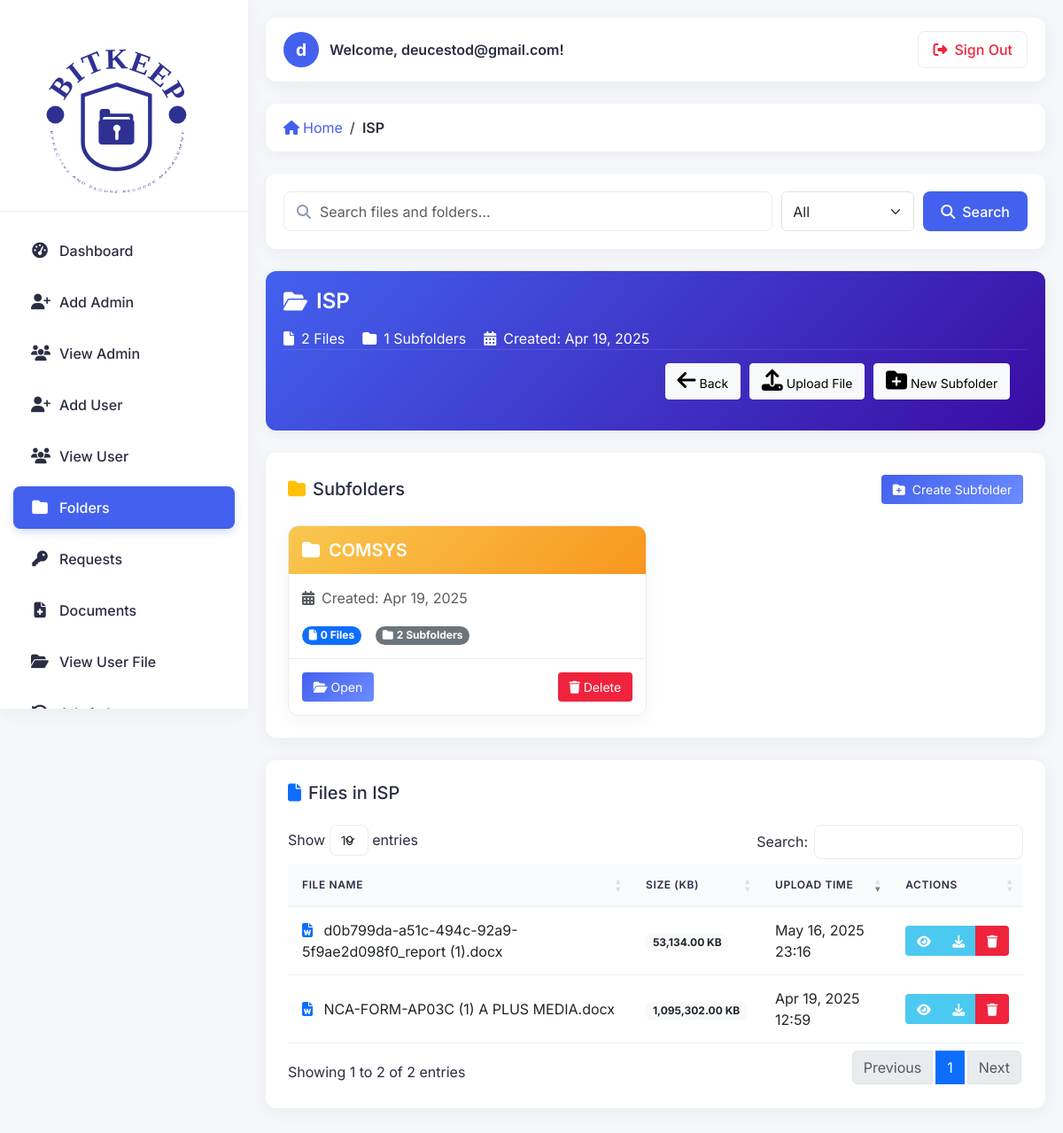
Page /Private_Dashboard/manage_folder.php?folder_id=9 (signed in) on the committed database.
### tables this page shows
CREATE TABLE `folders` (
  `folder_id` int(11) NOT NULL,
  `FOLDER_NAME` varchar(255) NOT NULL,
  `DESCRIPTION` text DEFAULT NULL,
  `PARENT_ID` int(11) DEFAULT NULL,
  `TIMERS` datetime DEFAULT current_timestamp()
);

CREATE TABLE `folder_files` (
  `id` int(11) NOT NULL,
  `folder_id` int(11) NOT NULL,
  `name` varchar(255) NOT NULL,
  `file_path` varchar(255) NOT NULL,
  `size` varchar(50) DEFAULT NULL,
  `file_type` varchar(100) DEFAULT NULL,
  `timers` datetime DEFAULT current_timestamp()
);

### Private_Dashboard/manage_folder.php (the view, shortened to what this page needs)
<?php
require_once("include/connection.php");
if (isset($_GET['folder_id'])) {
    $folder_id = $_GET['folder_id'];
} else {
    echo '<script>alert("Invalid folder ID!"); window.location = "folder_management.php";</script>';
    exit();
}
$query_folder = "SELECT * FROM folders WHERE folder_id = '$folder_id'";
$result_folder = mysqli_query($conn, $query_folder);
$folder = mysqli_fetch_assoc($result_folder);
function getBreadcrumbTrail($conn, $folder_id) {
    $breadcrumbs = array();
    $current_id = $folder_id;
    while ($current_id) {
        $query = "SELECT folder_id, FOLDER_NAME, PARENT_ID FROM folders WHERE folder_id = '$current_id'";
        $result = mysqli_query($conn, $query);
        if ($result && mysqli_num_rows($result) > 0) {
            $folder = mysqli_fetch_assoc($result);
            array_unshift($breadcrumbs, array(
                'id' => $folder['folder_id'],
                'name' => $folder['FOLDER_NAME']
            ));
            $current_id = $folder['PARENT_ID'];
        } else {
            break;
        }
    }
    array_unshift($breadcrumbs, array(
        'id' => 0,
        'name' => 'Root'
    ));
    return $breadcrumbs;
}
$breadcrumbs = getBreadcrumbTrail($conn, $folder_id);
$searchTerm = '';
$searchType = 'all';
$isSearching = false;
if ($isSearching && ($searchType == 'files' || $searchType == 'all')) {
    $query_files = "SELECT * FROM folder_files WHERE folder_id = '$folder_id' AND name LIKE '%$searchTerm%' ORDER BY timers DESC";
} else {
    $query_files = "SELECT * FROM folder_files WHERE folder_id = '$folder_id' ORDER BY timers DESC";
}
$result_files = mysqli_query($conn, $query_files);
if ($isSearching && ($searchType == 'folders' || $searchType == 'all')) {
    $query_subfolders = "SELECT * FROM folders WHERE PARENT_ID = '$folder_id' AND FOLDER_NAME LIKE '%$searchTerm%' ORDER BY TIMERS DESC";
} else {
    $query_subfolders = "SELECT * FROM folders WHERE PARENT_ID = '$folder_id' ORDER BY TIMERS DESC";
}
$result_subfolders = mysqli_query($conn, $query_subfolders);
$file_count = mysqli_num_rows($result_files);
$subfolder_count = mysqli_num_rows($result_subfolders);
$admin_id = $_SESSION['admin_user'];
$query_admin = mysqli_query($conn, "SELECT admin_user FROM admin_login WHERE id = '$admin_id'") or die(mysqli_error($conn));
$row_admin = mysqli_fetch_array($query_admin);
$admin_email = $row_admin['admin_user'];
?>
<!DOCTYPE html>
<html lang="en">
<head>
  <link href="https://cdn.jsdelivr.net/npm/bootstrap@5.3.0/dist/css/bootstrap.min.css" rel="stylesheet">
  <link href="https://cdnjs.cloudflare.com/ajax/libs/font-awesome/6.4.0/css/all.min.css" rel="stylesheet">
  <link href="https://cdn.datatables.net/1.13.4/css/dataTables.bootstrap5.min.css" rel="stylesheet">
  <link href="https://cdnjs.cloudflare.com/ajax/libs/animate.css/4.1.1/animate.min.css" rel="stylesheet">
</head>
<body>
  <div class="sidebar">
    <div class="sidebar-header">
      <img src="img/image1.svg" alt="BitKeep Logo">
    </div>
    <div class="list-group list-group-flush">
      <a href="dashboard.php" class="nav-link">
        <i class="fas fa-tachometer-alt"></i> Dashboard
      </a>
      <a href="#" class="nav-link" data-bs-toggle="modal" data-bs-target="#modalRegisterForm">
        <i class="fas fa-user-plus"></i> Add Admin
      </a>
      <a href="view_admin.php" class="nav-link">
        <i class="fas fa-users"></i> View Admin
      </a>
      <a href="#" class="nav-link" data-bs-toggle="modal" data-bs-target="#modalRegisterForm2">
        <i class="fas fa-user-plus"></i> Add User
      </a>
      <a href="view_user.php" class="nav-link">
        <i class="fas fa-users"></i> View User
      </a>
      <a href="folder_management.php" class="nav-link active">
        <i class="fas fa-folder"></i> Folders
      </a>
      <a href="manage_requests.php" class="nav-link">
        <i class="fas fa-key"></i> Requests
      </a>
      <a href="add_document.php" class="nav-link">
        <i class="fas fa-file-medical"></i> Documents
      </a>
      <a href="view_userfile.php" class="nav-link">
        <i class="fas fa-folder-open"></i> View User File
      </a>
      <a href="admin_log.php" class="nav-link">
        <i class="fas fa-history"></i> Admin Log
      </a>
    </div>
  </div>
  <div class="main-content">
    <div class="top-navbar">
      <div class="user-welcome">
        <div class="user-avatar">
          <?php echo substr($admin_email, 0, 1); ?>
        </div>
        Welcome, <?php echo htmlspecialchars($admin_email); ?>!
      </div>
      <a href="logout.php" class="sign-out-btn text-decoration-none">
        <i class="fas fa-sign-out-alt me-2"></i>Sign Out
      </a>
    </div>
    <div class="breadcrumb-container animate-fade-in">
      <nav aria-label="breadcrumb">
        <ol class="breadcrumb">
          <li class="breadcrumb-item"><a href="folder_management.php"><i class="fas fa-home me-1"></i>Home</a></li>
          <?php
          foreach ($breadcrumbs as $index => $crumb) {
              if ($index == 0) continue;
              if ($index == count($breadcrumbs) - 1) {
                  echo '<li class="breadcrumb-item active" aria-current="page">' . htmlspecialchars($crumb['name']) . '</li>';
              } else {
                  echo '<li class="breadcrumb-item"><a href="manage_folder.php?folder_id=' . $crumb['id'] . '">' . htmlspecialchars($crumb['name']) . '</a></li>';
              }
          }
          ?>
        </ol>
      </nav>
    </div>
    <div class="search-container animate-fade-in">
      <form action="manage_folder.php" method="GET" class="search-form">
        <div class="search-input">
          <i class="fas fa-search"></i>
          <input type="text" name="search" placeholder="Search files and folders..." value="<?php echo htmlspecialchars($searchTerm); ?>" class="form-control">
        </div>
        <select name="search_type" class="form-select search-type">
          <option value="all" <?php echo ($searchType == 'all') ? 'selected' : ''; ?>>All</option>
        </select>
        <button type="submit" class="search-button">
          <i class="fas fa-search me-2"></i>Search
        </button>
      </form>
    </div>
    <div class="container-fluid px-0">
      <div class="folder-info-card animate-slide-up">
        <div class="folder-header">
          <h4><i class="fas fa-folder-open"></i><?php echo htmlspecialchars($folder['FOLDER_NAME']); ?></h4>
          <div class="folder-stats">
            <div class="stat-item">
              <i class="fas fa-file"></i>
              <span><?php echo $file_count; ?> Files</span>
            </div>
            <div class="stat-item">
              <i class="fas fa-folder"></i>
              <span><?php echo $subfolder_count; ?> Subfolders</span>
            </div>
            <div class="stat-item">
              <i class="fas fa-calendar-alt"></i>
              <span>Created: <?php echo date('M d, Y', strtotime($folder['TIMERS'])); ?></span>
            </div>
          </div>
          <div class="folder-actions">
            <a href="folder_management.php" class="btn btn-sm btn-light">
              <i class="fas fa-arrow-left me-1"></i>Back
            </a>
            <a href="addfilesinfolders.php?folder_id=<?php echo $folder_id; ?>" class="btn btn-sm btn-light">
              <i class="fas fa-upload me-1"></i>Upload File
            </a>
            <button class="btn btn-sm btn-light" data-bs-toggle="modal" data-bs-target="#createSubfolderModal">
              <i class="fas fa-folder-plus me-1"></i>New Subfolder
            </button>
          </div>
        </div>
      </div>
      <div class="table-container animate-slide-up">
        <div class="d-flex justify-content-between align-items-center mb-4">
          <h5 class="mb-0"><i class="fas fa-folder me-2 text-warning"></i>Subfolders</h5>
          <button class="btn btn-primary btn-sm" data-bs-toggle="modal" data-bs-target="#createSubfolderModal">
            <i class="fas fa-folder-plus me-2"></i>Create Subfolder
          </button>
        </div>
        <?php if ($result_subfolders && mysqli_num_rows($result_subfolders) > 0): ?>
          <div class="subfolder-grid">
            <?php while ($subfolder = mysqli_fetch_assoc($result_subfolders)): ?>
              <div class="subfolder-card">
                <div class="subfolder-header">
                  <h5><i class="fas fa-folder"></i><?php echo htmlspecialchars($subfolder['FOLDER_NAME']); ?></h5>
                </div>
                <div class="subfolder-body">
                  <p class="text-muted mb-0">
                    <i class="fas fa-calendar-alt me-2"></i>Created: <?php echo date('M d, Y', strtotime($subfolder['TIMERS'])); ?>
                  </p>
                  <?php
                  $subfolder_id = $subfolder['folder_id'];
                  $query_count = "SELECT COUNT(*) as file_count FROM folder_files WHERE folder_id = '$subfolder_id'";
                  $result_count = mysqli_query($conn, $query_count);
                  $file_count_data = mysqli_fetch_assoc($result_count);
                  $subfolder_file_count = $file_count_data['file_count'];
                  $query_subfolder_count = "SELECT COUNT(*) as subfolder_count FROM folders WHERE PARENT_ID = '$subfolder_id'";
                  $result_subfolder_count = mysqli_query($conn, $query_subfolder_count);
                  $subfolder_count_data = mysqli_fetch_assoc($result_subfolder_count);
                  $subfolder_subfolder_count = $subfolder_count_data['subfolder_count'];
                  ?>
                  <div class="d-flex mt-3">
                    <div class="me-3">
                      <span class="badge bg-primary rounded-pill">
                        <i class="fas fa-file me-1"></i><?php echo $subfolder_file_count; ?> Files
                      </span>
                    </div>
                    <div>
                      <span class="badge bg-secondary rounded-pill">
                        <i class="fas fa-folder me-1"></i><?php echo $subfolder_subfolder_count; ?> Subfolders
                      </span>
                    </div>
                  </div>
                </div>
                <div class="subfolder-footer">
                  <a href="manage_folder.php?folder_id=<?php echo $subfolder['folder_id']; ?>" class="btn btn-sm btn-primary">
                    <i class="fas fa-folder-open me-1"></i>Open
                  </a>
                  <a href="delete_folder.php?folder_id=<?php echo $subfolder['folder_id']; ?>" class="btn btn-sm btn-danger"
                     onclick="return confirm('Are you sure you want to delete this subfolder? All files and subfolders inside will also be deleted.');">
                    <i class="fas fa-trash me-1"></i>Delete
                  </a>
                </div>
              </div>
            <?php endwhile; ?>
          </div>
        <?php endif; ?>
      </div>
      <div class="table-container animate-slide-up">
        <h5 class="mb-4"><i class="fas fa-file me-2 text-primary"></i>Files in <?php echo htmlspecialchars($folder['FOLDER_NAME']); ?></h5>
        <?php if ($result_files && mysqli_num_rows($result_files) > 0): ?>
          <table id="filesTable" class="table table-hover">
            <thead>
              <tr>
                <th>File Name</th>
                <th>Size (KB)</th>
                <th>Upload Time</th>
                <th>Actions</th>
              </tr>
            </thead>
            <tbody>
              <?php while ($file = mysqli_fetch_assoc($result_files)): ?>
                <tr>
                  <td>
                    <?php
                    $file_extension = pathinfo($file['name'], PATHINFO_EXTENSION);
                    $icon_class = 'fa-file';
                    switch(strtolower($file_extension)) {
                      case 'doc':
                      case 'docx':
                        $icon_class = 'fa-file-word';
                        break;
                    }
                    ?>
                    <i class="fas <?php echo $icon_class; ?> me-2 text-primary"></i>
                    <?php echo htmlspecialchars($file['name']); ?>
                  </td>
                  <td>
                    <span class="badge bg-light text-dark">
                      <?php echo number_format($file['size'], 2); ?> KB
                    </span>
                  </td>
                  <td><?php echo date('M d, Y H:i', strtotime($file['timers'])); ?></td>
                  <td>
                    <div class="btn-group">
                      <a href="view_files.php?file_id=<?php echo $file['id']; ?>" class="btn btn-sm btn-success">
                        <i class="fas fa-eye"></i>
                      </a>
                      <a href="download_file.php?file_id=<?php echo $file['id']; ?>" class="btn btn-sm btn-info">
                        <i class="fas fa-download"></i>
                      </a>
                      <a href="delete_file.php?file_id=<?php echo $file['id']; ?>&folder_id=<?php echo $folder_id; ?>"
                         class="btn btn-sm btn-danger"
                         onclick="return confirm('Are you sure you want to delete this file?');">
                        <i class="fas fa-trash"></i>
                      </a>
                    </div>
                  </td>
                </tr>
              <?php endwhile; ?>
            </tbody>
          </table>
        <?php endif; ?>
      </div>
    </div>
  </div>
</body>
</html>

### rows in the picture
folders: FOLDER_NAME "ISP", TIMERS "Apr 19, 2025"
folders: FOLDER_NAME "COMSYS", TIMERS "Apr 19, 2025", subfolder_file_count "0", subfolder_subfolder_count "2"
folder_files: name "d0b799da-a51c-494c-92a9-5f9ae2d098f0_report (1).docx", size "53,134.00", timers "May 16, 2025 23:16"
folder_files: name "NCA-FORM-AP03C (1) A PLUS MEDIA.docx", size "1,095,302.00", timers "Apr 19, 2025 12:59"

### other values in the picture
substr($admin_email, 0, 1) "d"
$admin_email "deucestod@gmail.com"
$crumb['name'] "ISP"
$file_count "2"
$subfolder_count "1"
